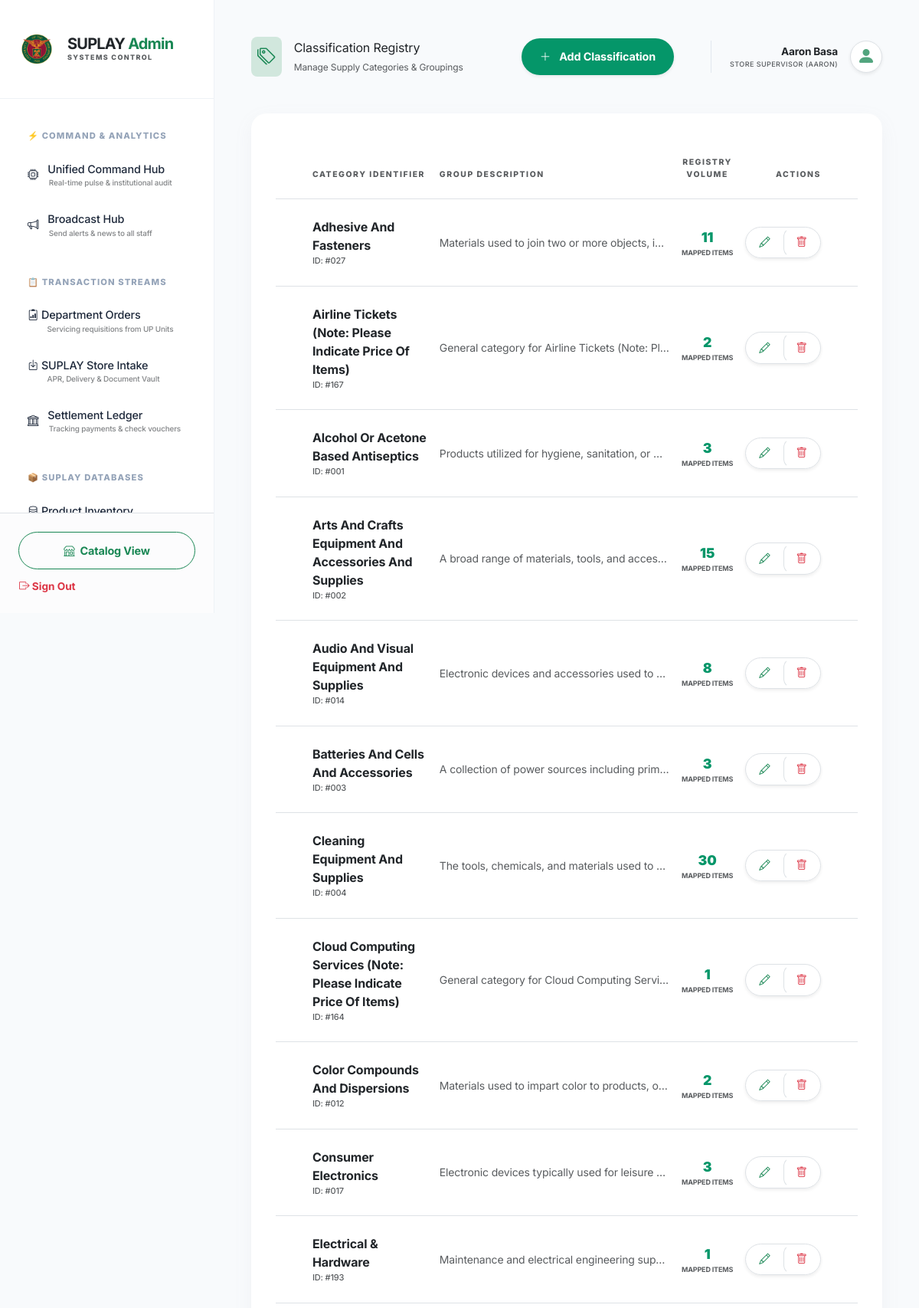
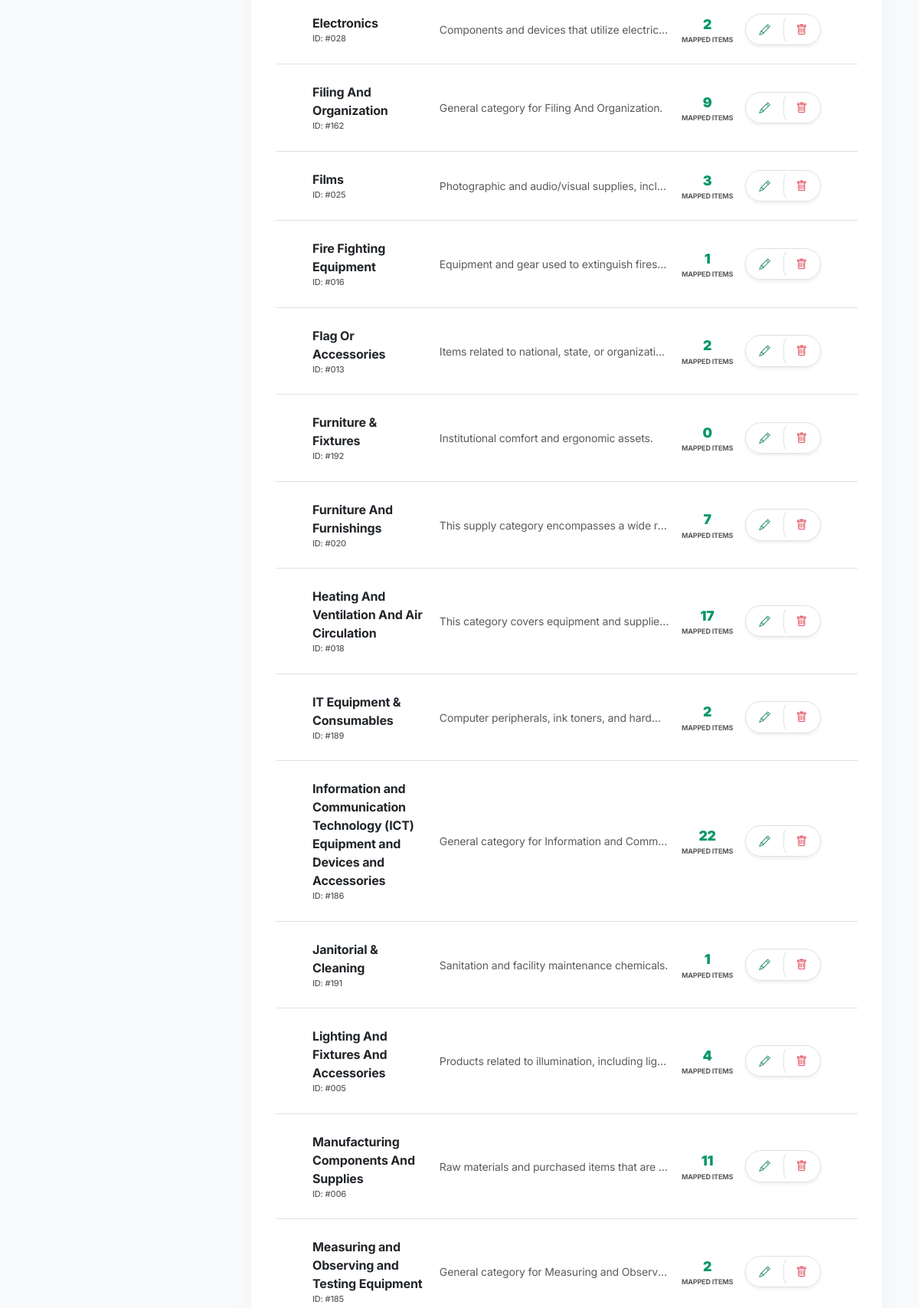
Page /categories/ (signed in, upper part) on the committed database (2 pictures, top to bottom).
### supplies/models.py (models this page shows, shortened)
class UserProfile(models.Model):
    ROLE_CHOICES = [
        ('dept_ao', 'Department Admin Officer'),
        ('unit_head', 'Head of Unit / Office'),
        ('store_ao', 'Store Admin Officer (Egay)'),
        ('store_sup', 'Store Supervisor (Aaron)'),
        ('spmo_chief', 'SSPMO Chief (Isagani)'),
    ]
    user = models.OneToOneField(User, on_delete=models.CASCADE, related_name='profile')
    department = models.ForeignKey(Department, on_delete=models.SET_NULL, null=True, blank=True, related_name='profiles')
    role = models.CharField(max_length=20, choices=ROLE_CHOICES, default='dept_ao')

class Category(models.Model):
    name = models.CharField(max_length=255)
    description = models.TextField(blank=True)
    class Meta:
        verbose_name_plural = "Categories"
        ordering = ['name']

### supplies/views/admin_views.py (the view)
# urls.py: path('categories/', views.category_list, name='category_list'),
@user_passes_test(lambda u: u.is_staff)
def category_list(request):
    base_template = "supplies/admin_base.html"
    if request.headers.get('HX-Request') or request.META.get('HTTP_HX_REQUEST'):
        base_template = "supplies/includes/admin_partial.html"
    categories = Category.objects.annotate(product_count=Count('product')).order_by('name')
    return render(request, 'supplies/category_list.html', {'categories': categories, 'base_template': base_template})

### supplies/context_processors.py (called while the page is built)
def sidebar_pulse(request):
    if not request.user.is_authenticated or not request.user.is_staff:
        return {}
    try:
        pulse_data = {
            'pulse_pending_orders': Order.objects.filter(status='pending').count(),
            'pulse_open_aprs': APRRequest.objects.exclude(status__in=['CLOSED', 'CANCELLED']).count(),
            'pulse_low_stock': Product.objects.filter(stock__lte=F('reorder_point')).count(),
            'pulse_incoming_deliveries': APRRequest.objects.filter(status__in=['SENT', 'PAID', 'PARTIALLY_RECEIVED']).count(),
        }
    except Exception:
        pulse_data = {}
    return pulse_data

### supplies/templates/supplies/category_list.html (shortened to what this page needs)
{% extends base_template|default:'supplies/admin_base.html' %}
{% load static %}
{% block header_title %}
<div class="d-flex align-items-center justify-content-between w-100 pe-4">
    <div class="d-flex align-items-center">
        <div class="bg-success-subtle p-2 rounded-3 me-3" style="background-color: rgba(5, 150, 105, 0.1);">
            <i class="bi bi-tags fs-4 text-success"></i>
        </div>
        <div>
            <span class="text-dark d-block">Classification Registry</span>
            <span class="text-muted small fw-normal" style="font-size: 0.75rem;">Manage Supply Categories & Groupings</span>
        </div>
    </div>
    <a href="{% url 'add_category' %}" hx-get="{% url 'add_category' %}" hx-target="#admin-panel" hx-push-url="true" class="btn btn-success rounded-pill px-4 shadow-sm fw-bold border-0">
        <i class="bi bi-plus-lg me-2"></i> Add Classification
    </a>
</div>
{% endblock %}
{% block content %}
<div class="card border-0 shadow-sm rounded-4 overflow-hidden w-100 mb-5">
    <div class="table-responsive">
        <table class="table table-hover align-middle mb-0">
            <thead class="bg-light-subtle">
                <tr>
                    <th class="ps-5 py-4 text-uppercase small fw-extrabold text-muted ls-wide">Category Identifier</th>
                    <th class="py-4 text-uppercase small fw-extrabold text-muted ls-wide">Group Description</th>
                    <th class="py-4 text-uppercase small fw-extrabold text-muted ls-wide text-center">Registry Volume</th>
                    <th class="pe-5 py-4 text-uppercase small fw-extrabold text-muted ls-wide text-end">Actions</th>
                </tr>
            </thead>
            <tbody class="border-top-0">
                {% for cat in categories %}
                <tr class="office-row">
                    <td class="ps-5 py-4">
                        <div class="fw-bold text-dark fs-6">{{ cat.name }}</div>
                        <div class="text-muted smaller fw-medium" style="font-size: 11px;">ID: #{{ cat.id|stringformat:"03d" }}</div>
                    </td>
                    <td class="py-4">
                        <div class="text-muted small text-truncate" style="max-width: 300px;">{{ cat.description|default:"No description provided" }}</div>
                    </td>
                    <td class="text-center py-4">
                        <div class="fw-black text-Emerald" style="font-size: 1.1rem;">{{ cat.product_count }}</div>
                        <div class="text-muted smaller fw-bold" style="font-size: 9px; text-transform: uppercase;">Mapped Items</div>
                    </td>
                    <td class="pe-5 text-end py-4">
                        <div class="btn-group rounded-pill overflow-hidden border shadow-sm ms-auto" style="width: fit-content;">
                            <a href="{% url 'edit_category' cat.pk %}"
                               hx-get="{% url 'edit_category' cat.pk %}"
                               hx-target="#admin-panel"
                               hx-push-url="true"
                               class="btn btn-white px-3 py-2" title="Edit Category"><i class="bi bi-pencil text-success"></i></a>
                            <form action="{% url 'delete_category' cat.pk %}" method="post" style="display:inline;" onsubmit="return confirm('Delete this classification? Warning: This may affect product mapping.')">
                                <button type="submit" class="btn btn-white px-3 py-2 border-start" title="Delete Category"><i class="bi bi-trash text-danger"></i></button>
                            </form>
                        </div>
                    </td>
                </tr>
                {% endfor %}
            </tbody>
        </table>
    </div>
</div>
{% endblock %}

### supplies/templates/supplies/admin_base.html (shortened to what this page needs)
<!DOCTYPE html>
{% load static %}
<html lang="en">
<head>
    <link href="https://cdn.jsdelivr.net/npm/bootstrap@5.3.0/dist/css/bootstrap.min.css" rel="stylesheet">
    <link rel="stylesheet" href="https://cdn.jsdelivr.net/npm/bootstrap-icons@1.11.0/font/bootstrap-icons.css">
</head>
<body>
    <nav id="sidebar">
        <div class="sidebar-header" style="padding: 2.5rem 1.5rem;">
            <div class="d-flex align-items-center gap-3">
                <img src="{% static 'up_logo_official.png' %}" alt="UP" width="48" height="48" style="object-fit: contain;">
                <div>
                    <div class="fw-bold text-dark fs-5" style="line-height: 1.1; letter-spacing: -0.8px;">SUPLAY <span class="text-success">Admin</span></div>
                    <div class="text-muted fw-extrabold" style="font-size: 9px; text-transform: uppercase; letter-spacing: 0.15em;">Systems Control</div>
                </div>
            </div>
        </div>
        <div class="overflow-y-auto flex-grow-1">
            <div class="sidebar-category">⚡ Command & Analytics</div>
            <a href="{% url 'admin_dashboard' %}" hx-get="{% url 'admin_dashboard' %}" hx-target="#admin-panel" hx-push-url="true" class="nav-link {% if request.resolver_match.url_name == 'admin_dashboard' %}active{% endif %}">
                <i class="bi bi-cpu"></i>
                <span>
                    Unified Command Hub
                    <small class="d-block text-muted opacity-75" style="font-size: 0.62rem; margin-left: 0.1rem;">Real-time pulse & institutional audit</small>
                </span>
            </a>
            <a href="{% url 'broadcast_list' %}" hx-get="{% url 'broadcast_list' %}" hx-target="#admin-panel" hx-push-url="true" class="nav-link {% if request.resolver_match.url_name == 'broadcast_list' %}active{% endif %}">
                <i class="bi bi-megaphone"></i>
                <span>
                    Broadcast Hub
                    <small class="d-block text-muted opacity-75" style="font-size: 0.62rem; margin-left: 0.1rem;">Send alerts & news to all staff</small>
                </span>
            </a>
            <div class="sidebar-category">📋 Transaction Streams</div>
            <a href="{% url 'transaction_list' %}" hx-get="{% url 'transaction_list' %}" hx-target="#admin-panel" hx-push-url="true" class="nav-link d-flex align-items-center justify-content-between {% if request.resolver_match.url_name == 'transaction_list' %}active{% endif %}">
                <span>
                    <i class="bi bi-clipboard2-data"></i> Department Orders
                    <small class="d-block text-muted opacity-75" style="font-size: 0.62rem; margin-left: 1.6rem;">Servicing requisitions from UP Units</small>
                </span>
            </a>
            <a href="{% url 'apr_list' %}" hx-get="{% url 'apr_list' %}" hx-target="#admin-panel" hx-push-url="true" class="nav-link d-flex align-items-center justify-content-between {% if request.resolver_match.url_name == 'apr_list' %}active{% endif %}">
                <span>
                    <i class="bi bi-box-arrow-in-down"></i> SUPLAY Store Intake
                    <small class="d-block text-muted opacity-75" style="font-size: 0.62rem; margin-left: 1.6rem;">APR, Delivery & Document Vault</small>
                </span>
            </a>
            <a href="{% url 'settlement_list' %}" hx-get="{% url 'settlement_list' %}" hx-target="#admin-panel" hx-push-url="true" class="nav-link {% if request.resolver_match.url_name == 'settlement_list' %}active{% endif %}">
                <i class="bi bi-bank"></i>
                <span>
                    Settlement Ledger
                    <small class="d-block text-muted opacity-75" style="font-size: 0.62rem; margin-left: 0.1rem;">Tracking payments & check vouchers</small>
                </span>
            </a>
            <div class="sidebar-category">📦 SUPLAY Databases</div>
            <a href="{% url 'inventory_list' %}" hx-get="{% url 'inventory_list' %}" hx-target="#admin-panel" hx-push-url="true" class="nav-link d-flex align-items-center justify-content-between {% if request.resolver_match.url_name == 'inventory_list' %}active{% endif %}">
                <span>
                    <i class="bi bi-database"></i> Product Inventory
                </span>
            </a>
        </div>
        <div class="mt-auto p-4 border-top bg-light-subtle">
            <a href="{% url 'home' %}" class="btn btn-outline-success w-100 btn-sm mb-2 rounded-pill">
                <i class="bi bi-shop me-1"></i> Catalog View
            </a>
            <form action="{% url 'logout' %}" method="post">
                <button type="submit" class="btn btn-link link-danger p-0 small w-100 text-start text-decoration-none" style="font-size: 0.85rem;">
                    <i class="bi bi-box-arrow-right"></i> Sign Out
                </button>
            </form>
        </div>
    </nav>
    <main class="main-content">
        <div id="admin-panel" class="container-fluid px-0">
            <header class="d-flex align-items-center justify-content-between mb-5">
                <div class="flex-grow-1 d-flex align-items-center">
                    {% block header_title %}{% endblock %}
                </div>
                <div class="d-flex align-items-center gap-3 ms-4 ps-4 border-start" style="border-color: #e2e8f0 !important;">
                    <div class="text-end d-none d-md-block">
                        <div class="fw-bold text-dark" style="font-size: 0.85rem;">{{ user.get_full_name|default:user.username }}</div>
                        <div class="text-muted fw-medium text-uppercase" style="font-size: 9px; letter-spacing: 0.05em;">{{ user.profile.get_role_display|default:"System Admin" }}</div>
                    </div>
                    <div class="bg-white p-1 rounded-circle shadow-sm border" style="width: 42px; height: 42px; display: flex; align-items: center; justify-content: center;">
                        <i class="bi bi-person-fill fs-4 text-success opacity-75"></i>
                    </div>
                </div>
            </header>
            {% block content %}{% endblock %}
        </div>
    </main>
</body>
</html>

### supplies/templates/supplies/admin_base.html (style rules this page uses)
:root { --spmo-emerald: #059669; --spmo-bg: #f8fafc; --spmo-border: #eef2f6; --spmo-text: #1e293b; --spmo-text-muted: #64748b; --sidebar-width: 280px; }
body { font-family: 'Inter', system-ui, -apple-system, sans-serif; background-color: var(--spmo-bg); color: var(--spmo-text); overflow-x: hidden; letter-spacing: -0.01em; }
#sidebar { width: var(--sidebar-width); height: 100vh; position: fixed; left: 0; top: 0; background: white; border-right: 1px solid var(--spmo-border); z-index: 1000; display: flex; flex-direction: column; }
.main-content { margin-left: var(--sidebar-width); min-height: 100vh; padding: 3rem; }
.nav-link { color: var(--spmo-text); font-weight: 500; padding: 0.8rem 1.25rem; border-radius: 12px; margin: 0.2rem 1rem; display: flex; align-items: center; gap: 12px; transition: all 0.2s cubic-bezier(0.4, 0, 0.2, 1); font-size: 0.9rem; }
.sidebar-header { padding: 2rem 1.5rem; border-bottom: 1px solid var(--spmo-border); margin-bottom: 0.5rem; }
.sidebar-category { font-size: 0.7rem; font-weight: 800; color: #94a3b8; text-transform: uppercase; letter-spacing: 0.1em; padding: 2rem 1.5rem 0.5rem 2.25rem; }
.card, .stat-card { background: white !important; border-radius: 20px !important; padding: 2rem !important; border: none !important; box-shadow: 0 1px 2px rgba(0,0,0,0.02), 0 8px 24px rgba(149, 157, 165, 0.08) !important; transition: transform 0.2s ease; }
.btn { padding: 0.8rem 1.5rem; border-radius: 12px; font-weight: 700; font-size: 0.9rem; transition: all 0.2s; }
#admin-panel { transition: all 0.3s ease; width: 100%; }
#admin-panel .card, #admin-panel .row { width: 100% !important; margin-right: 0 !important; margin-left: 0 !important; }
.btn-success { background-color: var(--spmo-emerald) !important; border: none !important; }

### supplies/templates/supplies/category_list.html (style rules this page uses)
.ls-wide { letter-spacing: 0.15em; font-size: 0.65rem !important; }
.fw-extrabold { font-weight: 800; }
.fw-black { font-weight: 900; }
.text-Emerald { color: #059669; }

### rows in the picture
Category: name "Adhesive And Fasteners", id "027", description "Materials used to join two or more objects, i…", product_count "11"
Category: name "Airline Tickets (Note: Please Indicate Price Of Items)", id "167", description "General category for Airline Tickets (Note: Pl…", product_count "2"
Category: name "Alcohol Or Acetone Based Antiseptics", id "001", description "Products utilized for hygiene, sanitation, or…", product_count "3"
Category: name "Arts And Crafts Equipment And Accessories And Supplies", id "002", description "A broad range of materials, tools, and acces…", product_count "15"
Category: name "Audio And Visual Equipment And Supplies", id "014", description "Electronic devices and accessories used to…", product_count "8"
Category: name "Batteries And Cells And Accessories", id "003", description "A collection of power sources including prim…", product_count "3"
Category: name "Cleaning Equipment And Supplies", id "004", description "The tools, chemicals, and materials used to…", product_count "30"
Category: name "Cloud Computing Services (Note: Please Indicate Price Of Items)", id "164", description "General category for Cloud Computing Servi…", product_count "1"
Category: name "Color Compounds And Dispersions", id "012", description "Materials used to impart color to products, o…", product_count "2"
Category: name "Consumer Electronics", id "017", description "Electronic devices typically used for leisure…", product_count "3"
Category: name "Electrical & Hardware", id "193", description "Maintenance and electrical engineering sup…", product_count "1"
Category: name "Electronics", id "028", description "Components and devices that utilize electric…", product_count "2"
Category: name "Filing And Organization", id "162", description "General category for Filing And Organization.", product_count "9"
Category: name "Films", id "025", description "Photographic and audio/visual supplies, incl…", product_count "3"
Category: name "Fire Fighting Equipment", id "016", description "Equipment and gear used to extinguish fires…", product_count "1"
Category: name "Flag Or Accessories", id "013", description "Items related to national, state, or organizati…", product_count "2"
Category: name "Furniture & Fixtures", id "192", description "Institutional comfort and ergonomic assets.", product_count "0"
Category: name "Furniture And Furnishings", id "020", description "This supply category encompasses a wide r…", product_count "7"
Category: name "Heating And Ventilation And Air Circulation", id "018", description "This category covers equipment and supplie…", product_count "17"
Category: name "IT Equipment & Consumables", id "189", description "Computer peripherals, ink toners, and hard…", product_count "2"
Category: name "Information and Communication Technology (ICT) Equipment and Devices and Accessories", id "186", description "General category for Information and Comm…", product_count "22"
Category: name "Janitorial & Cleaning", id "191", description "Sanitation and facility maintenance chemicals.", product_count "1"
Category: name "Lighting And Fixtures And Accessories", id "005", description "Products related to illumination, including lig…", product_count "4"
Category: name "Manufacturing Components And Supplies", id "006", description "Raw materials and purchased items that are…", product_count "11"
Category: name "Measuring and Observing and Testing Equipment", id "185", description "General category for Measuring and Observ…", product_count "2"

### other values in the picture
{{ user.get_full_name|default:user.username }} "Aaron Basa"
{{ user.profile.get_role_display|default:"System Admin" }} "STORE SUPERVISOR (AARON)"
